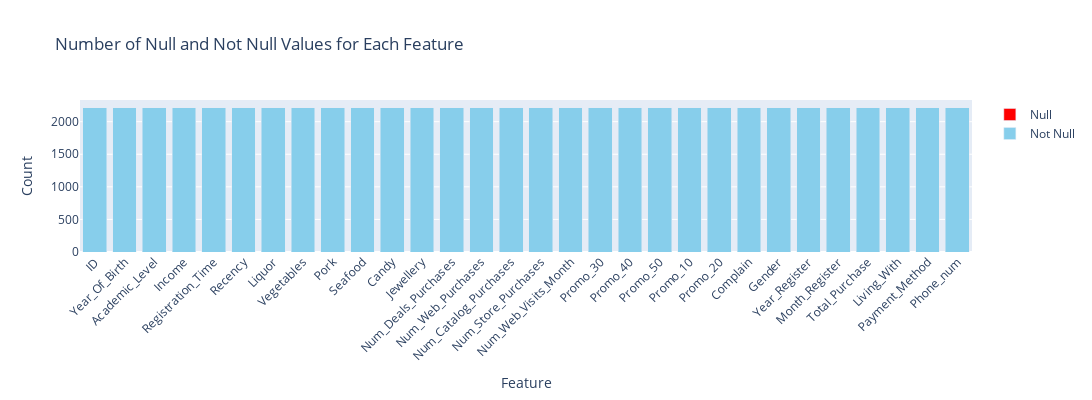

Here is the notebook cell this chart was saved with:
### Code cell
# Calculate the number of non-null and null values for each feature
nonnull_counts = combined_data.notnull().sum()
null_counts = combined_data.isnull().sum()

# Create figure
fig = go.Figure()

# Add a column representing the number of non-null values for each feature
fig.add_trace(go.Bar(
    x=data.columns,
    y=nonnull_counts,
    name='Not Null',
    marker_color='skyblue'
))

# Add a column representing the number of non-null values for each fe
fig.add_trace(go.Bar(
    x=data.columns,
    y=null_counts,
    name='Null',
    marker_color='red'
))

# update layout
fig.update_layout(
    title='Number of Null and Not Null Values for Each Feature',
    xaxis_title='Feature',
    yaxis_title='Count',
    barmode='stack',
    xaxis_tickangle=-45,
    height=400,
    width=1100
)


fig.show()

### Figure 1 — Plotly figure (JSON) as saved in the notebook; plotly's stock layout.template omitted (floating-point values rounded to 4 significant figures)
{"data": [{"marker": {"color": "skyblue"}, "name": "Not Null", "type": "bar", "x": ["ID", "Year_Of_Birth", "Academic_Level", "Income", "Registration_Time", "Recency", "Liquor", "Vegetables", "Pork", "Seafood", "Candy", "Jewellery", "Num_Deals_Purchases", "Num_Web_Purchases", "Num_Catalog_Purchases", "Num_Store_Purchases", "Num_Web_Visits_Month", "Promo_30", "Promo_40", "Promo_50", "Promo_10", "Promo_20", "Complain", "Gender", "Year_Register", "Month_Register", "Total_Purchase", "Living_With", "Payment_Method", "Phone_num"], "y": [2216, 2216, 2216, 2216, 2216, 2216, 2216, 2216, 2216, 2216, 2216, 2216, 2216, 2216, 2216, 2216, 2216, 2216, 2216, 2216, 2216, 2216, 2216, 2216, 2216, 2216, 2216, 2216, 2216, 2216]}, {"marker": {"color": "red"}, "name": "Null", "type": "bar", "x": ["ID", "Year_Of_Birth", "Academic_Level", "Income", "Registration_Time", "Recency", "Liquor", "Vegetables", "Pork", "Seafood", "Candy", "Jewellery", "Num_Deals_Purchases", "Num_Web_Purchases", "Num_Catalog_Purchases", "Num_Store_Purchases", "Num_Web_Visits_Month", "Promo_30", "Promo_40", "Promo_50", "Promo_10", "Promo_20", "Complain", "Gender", "Year_Register", "Month_Register", "Total_Purchase", "Living_With", "Payment_Method", "Phone_num"], "y": [0, 0, 0, 0, 0, 0, 0, 0, 0, 0, 0, 0, 0, 0, 0, 0, 0, 0, 0, 0, 0, 0, 0, 0, 0, 0, 0, 0, 0, 0]}], "layout": {"barmode": "stack", "height": 400, "title": {"text": "Number of Null and Not Null Values for Each Feature"}, "width": 1100, "xaxis": {"tickangle": -45, "title": {"text": "Feature"}}, "yaxis": {"title": {"text": "Count"}}}}
